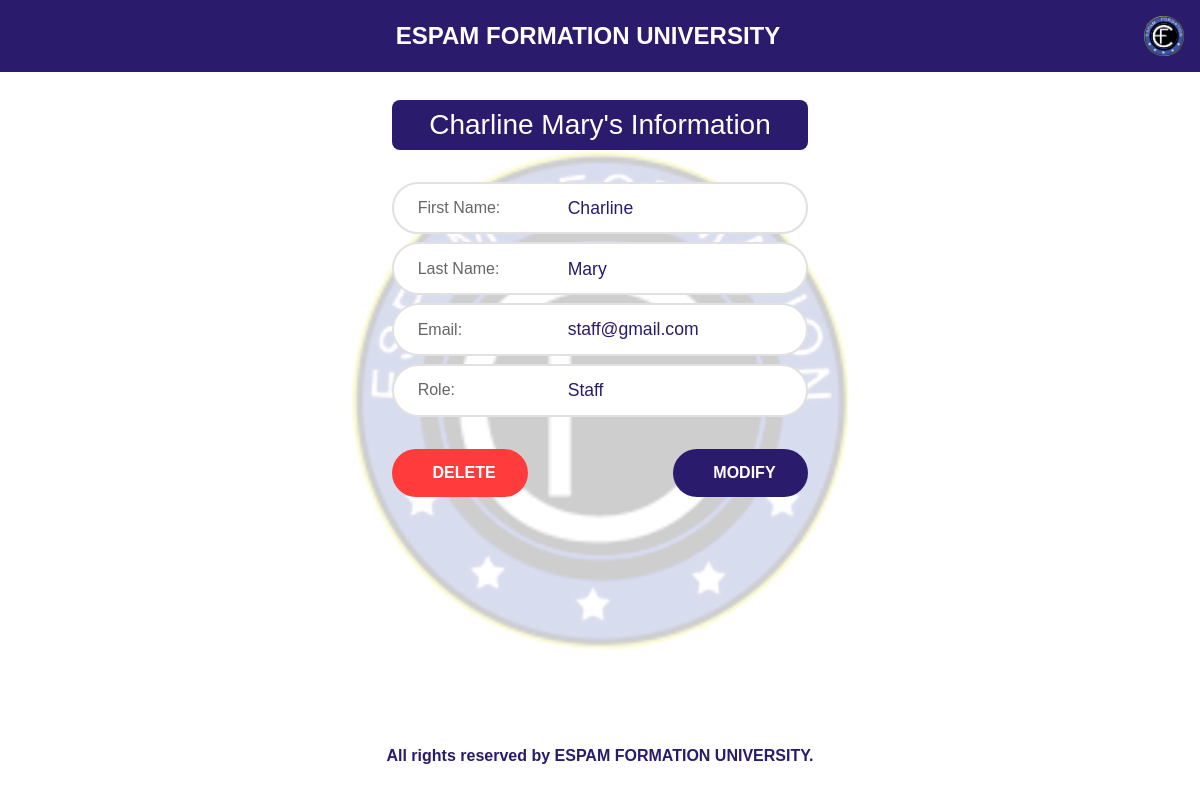
Before: /admin_details/8/ (signed in) with the older database file.
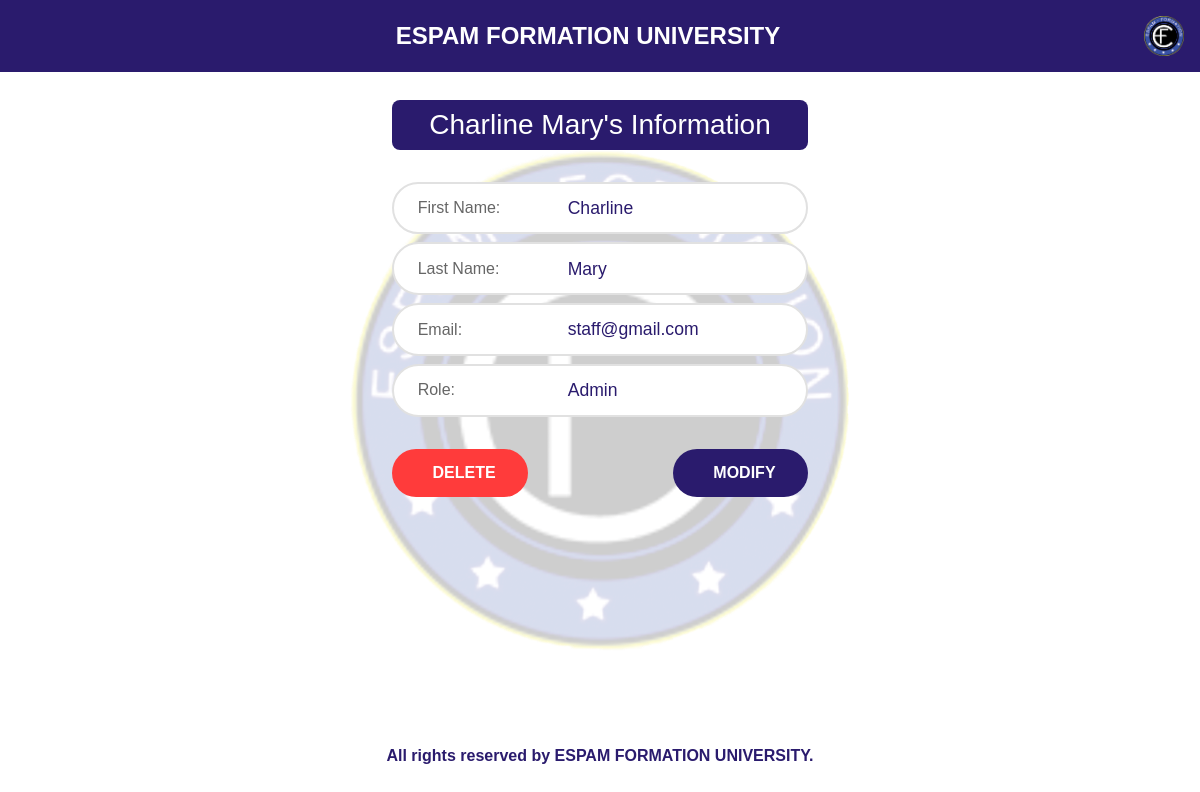
After: the same page with the newer database file.
### student_profile/models.py (models this page shows, shortened)
class AdminStaff(AbstractUser):
    TITLE_CHOICES = [
        ('Mr', 'Mr'),
        ('Mrs', 'Mrs'),
        ('Miss', 'Miss'),
        ('Doctor', 'Doctor'),
        ('Amb', 'Ambassador'),
    ]
    ROLE_CHOICES = [
        ('admin', 'Admin'),
        ('staff', 'Staff'),
    ]
    username = None  # Disable the username field
    email = models.EmailField(unique=True)
    title = models.CharField(max_length=10, choices=TITLE_CHOICES)
    role = models.CharField(max_length=5, choices=ROLE_CHOICES)
    groups = models.ManyToManyField(
        'auth.Group',
        verbose_name='groups',
        blank=True,
        related_name='adminstaff_set',
        help_text='The groups this user belongs to.'
    )
    user_permissions = models.ManyToManyField(
        'auth.Permission',
        verbose_name='user permissions',
        blank=True,
        related_name='adminstaff_set',
        help_text='Specific permissions for this user.'
    )
    objects = AdminStaffManager()
    USERNAME_FIELD = 'email'
    REQUIRED_FIELDS = ['title', 'role']
    class Meta:
        swappable = 'AUTH_USER_MODEL'

### student_profile/views.py (the view)
    def wrap(request, *args, **kwargs):
        if request.user.is_authenticated and request.user.role == 'admin':
            return view_func(request, *args, **kwargs)
        else:
            messages.error(request, "You must be logged in as an admin to access this page.")
            return redirect('login')

### student_profile/views.py (called while the page is built)
def admin_required(view_func):
    def wrap(request, *args, **kwargs):
        if request.user.is_authenticated and request.user.role == 'admin':
            return view_func(request, *args, **kwargs)
        else:
            messages.error(request, "You must be logged in as an admin to access this page.")
            return redirect('login')
    return wrap

@login_required
@admin_required
def admin_details(request, id):
    admin_or_staff = get_object_or_404(AdminStaff, id=id)
    context = {
        'admin_or_staff': admin_or_staff,
    }
    return render(request, 'admin-details.html', context)

### templates/admin-details.html (shortened to what this page needs)
{% load static %}
<!DOCTYPE html>
<html lang="en">
  <head>
    <link href="https://cdn.lineicons.com/4.0/lineicons.css" rel="stylesheet" />
    <link href="https://cdn.jsdelivr.net/npm/bootstrap@5.3.0/dist/css/bootstrap.min.css" rel="stylesheet">
    <link rel="stylesheet" href="{% static 'css/style.css' %}" />
  </head>
  <body>
    <div class="dashboard-main">
      <nav class="dashboard-nav">
        <div class="dashboard-container">
          <button class="back-btn" onclick="window.history.back();">
          </button>
          <h1 class="dashboard-title">ESPAM FORMATION UNIVERSITY</h1>
          <img src="{% static 'images/Espam Logo.png' %}" alt="ESPAM Logo" class="nav-logo" />
        </div>
      </nav>
      <main class="student-details-container">
        <div class="page-title">
          <h3>{{ admin_or_staff.first_name }} {{ admin_or_staff.last_name }}'s Information</h3>
        </div>
        <div class="student-details-content">
          <div class="student-fields">
            <div class="field-group">
              <div class="field-label">First Name:</div>
              <div class="field-value">{{ admin_or_staff.first_name }}</div>
            </div>
            <div class="field-group">
              <div class="field-label">Last Name:</div>
              <div class="field-value">{{ admin_or_staff.last_name }}</div>
            </div>
            <div class="field-group">
              <div class="field-label">Email:</div>
              <div class="field-value">{{ admin_or_staff.email }}</div>
            </div>
            <div class="field-group">
              <div class="field-label">Role:</div>
              <div class="field-value">{{ admin_or_staff.get_role_display }}</div>
            </div>
          </div>
        </div>
        <div class="student-actions">
          <button class="action-btn delete-btn" data-bs-toggle="modal" data-bs-target="#deleteConfirmationModal">
            DELETE
          </button>
          <a href="{% url 'modify_admin' id=admin_or_staff.id %}" class="text-decoration-none">
            <button class="action-btn filter-btn">
                MODIFY
            </button>
          </a>
        </div>
      </main>
      <footer class="dashboard-footer">
        <p>All rights reserved by ESPAM FORMATION UNIVERSITY.</p>
      </footer>
    </div>
  </body>
</html>

Changed rows visible on the page:
changed AdminStaff "Charline": role "Staff" → "Admin"
